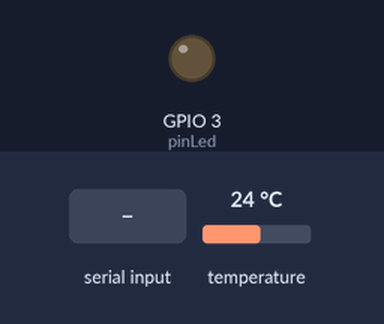
Bench run of a sketch on a simulated ESP32. On the bench: output pins drawn as LEDs (lit = HIGH). The test bench sets the inputs (shaded band); at power-on: temperature 24 °C. What the sketch prints to the serial monitor is not drawn.

Above: at 1.2 s.
1.3 s: "1\n" received over the second serial link
At 2.5 s:
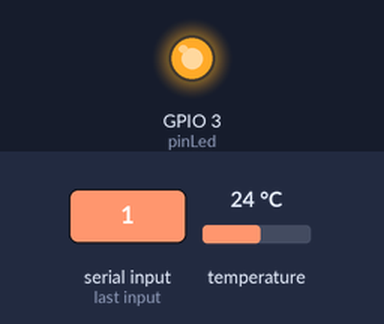
2.8 s: "2\n" received over the second serial link
At 3.6 s:
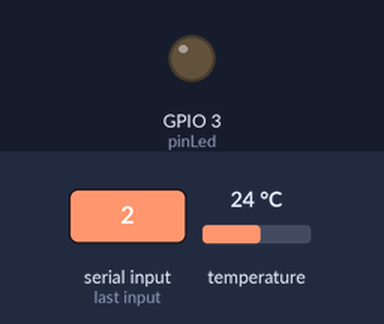
Timing chart, 0 to 5.8 s (numbered marks = the images above; inputs shaded):
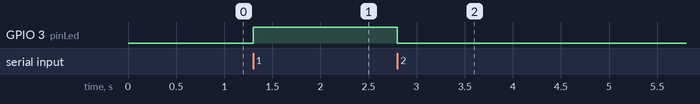

The sketch:

APP_BT.ino
```cpp
/*
 * Fundacion Kinal
 * Centro educativo tecnico laboral Kinal
 * Electronica
 * Grado: Quinto
 * Sección: A
 * Curso: TICS
 * Nombre: RICARDO ESTRADA
 * CARNE: 2019553
 * Proyecto: Comunicacion BT
 *
  */
#include <SoftwareSerial.h>
#include <DallasTemperature.h>
#include <Wire.h>
#include <OneWire.h>
#include <Ticker.h>

//Directivas
#define pinTXD_BT 10
#define pinRXD_BT 11
#define pinLed 3
#define pinTemp 6

//Variables
int Estado;
String request;

//Funciones
void Temperature_medition(void);

//Constructores
SoftwareSerial BT_HC06(pinTXD_BT,pinRXD_BT);  //Define los pines del modulo HC-06
OneWire ourWire(pinTemp);  //Pin 6 para el sensor de temperatura
DallasTemperature sensor(&ourWire);
Ticker ISR_GET_TEMP(Temperature_medition, 10000);

void setup() {
  BT_HC06.begin(9600);
  Serial.begin(9600);
  pinMode(pinLed, OUTPUT),
  sensor.begin();
    ISR_GET_TEMP.start();
}
void loop() {
  if(BT_HC06.available()>0){
    Estado = BT_HC06.parseInt();
    if(Estado == 1){
      digitalWrite(pinLed, HIGH);
      }
    if(Estado == 2){
      digitalWrite(pinLed, LOW);
      }
    }
     ISR_GET_TEMP.update();
}
void Temperature_medition(){
  sensor.requestTemperatures();   //Se envía el comando para leer la temperatura
  int temp = sensor.getTempCByIndex(0); //Se obtiene la temperatura en ºC
  BT_HC06.println(temp);
  Serial.println(temp);
  }
```

Measured:
- after the input at 1.3 s, GPIO 3 (pinLed): LOW → HIGH at once
- after the input at 2.8 s, GPIO 3 (pinLed): HIGH → LOW at once
